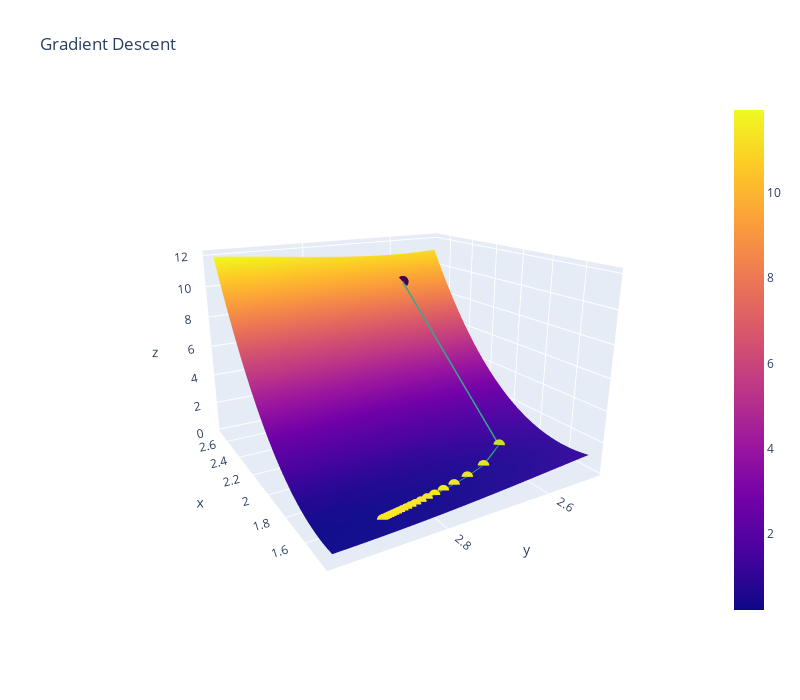

Notebook code for this chart:
### Code cell
# Run me to see another 3D plot (gradient descent with decaying alpha)
plot_3d(thetas_decay[:, 0], thetas_decay[:, 1], loss_decay, average_squared_loss, sin_model, x, y)

### Figure 1 — Plotly figure (JSON) as saved in the notebook; plotly's stock layout.template omitted (floating-point values rounded to 4 significant figures; data arrays with more than 128 entries replaced by an {"elided": "..."} marker saying what was removed)
{"data": [{"line": {"color": "rgb(50,170, 140)", "width": 3}, "marker": {"color": [-9.285, -0.9288, -0.6306, -0.5179, -0.4536, -0.4114, -0.3815, -0.3593, -0.3421, -0.3284, -0.3173, -0.3081, -0.3003, -0.2937, -0.2881, -0.2832, -0.2788, -0.275, -0.2716, -0.2686, -0.2659], "colorscale": [[0, "#440154"], [0.1111, "#482878"], [0.2222, "#3e4989"], [0.3333, "#31688e"], [0.4444, "#26828e"], [0.5556, "#1f9e89"], [0.6667, "#35b779"], [0.7778, "#6ece58"], [0.8889, "#b5de2b"], [1, "#fde725"]], "size": 4}, "type": "scatter3d", "x": [2.601, 1.752, 1.661, 1.627, 1.609, 1.597, 1.588, 1.581, 1.576, 1.571, 1.568, 1.565, 1.562, 1.56, 1.557, 1.556, 1.554, 1.552, 1.551, 1.55, 1.549], "y": [2.601, 2.596, 2.658, 2.702, 2.734, 2.759, 2.778, 2.793, 2.806, 2.817, 2.827, 2.835, 2.843, 2.849, 2.855, 2.86, 2.865, 2.869, 2.873, 2.877, 2.881], "z": [9.285, 0.9288, 0.6306, 0.5179, 0.4536, 0.4114, 0.3815, 0.3593, 0.3421, 0.3284, 0.3173, 0.3081, 0.3003, 0.2937, 0.2881, 0.2832, 0.2788, 0.275, 0.2716, 0.2686, 0.2659]}, {"type": "surface", "x": [1.449, 1.474, 1.5, 1.525, 1.551, 1.576, 1.602, 1.628, 1.653, 1.679, 1.704, 1.73, 1.755, 1.781, 1.806, 1.832, 1.858, 1.883, 1.909, 1.934, 1.96, 1.985, 2.011, 2.037, 2.062, 2.088, 2.113, 2.139, 2.164, 2.19, 2.215, 2.241, 2.267, 2.292, 2.318, 2.343, 2.369, 2.394, 2.42, 2.445, 2.471, 2.497, 2.522, 2.548, 2.573, 2.599, 2.624, 2.65, 2.675, 2.701], "y": [2.496, 2.506, 2.516, 2.526, 2.536, 2.545, 2.555, 2.565, 2.575, 2.585, 2.595, 2.605, 2.615, 2.625, 2.634, 2.644, 2.654, 2.664, 2.674, 2.684, 2.694, 2.704, 2.714, 2.723, 2.733, 2.743, 2.753, 2.763, 2.773, 2.783, 2.793, 2.803, 2.812, 2.822, 2.832, 2.842, 2.852, 2.862, 2.872, 2.882, 2.892, 2.901, 2.911, 2.921, 2.931, 2.941, 2.951, 2.961, 2.971, 2.981], "z": {"elided": "50x50 float values"}}], "layout": {"autosize": true, "height": 700, "scene": {"aspectmode": "manual", "aspectratio": {"x": 1, "y": 1, "z": 0.7}, "camera": {"center": {"x": 0, "y": 0, "z": 0}, "eye": {"x": -1.772, "y": 1.043, "z": 0.6768}, "projection": {"type": "perspective"}, "up": {"x": 0, "y": 0, "z": 1}}, "xaxis": {"gridcolor": "rgb(255, 255, 255)", "showbackground": true, "type": "linear", "zerolinecolor": "rgb(255, 255, 255)"}, "yaxis": {"gridcolor": "rgb(255, 255, 255)", "showbackground": true, "type": "linear", "zerolinecolor": "rgb(255, 255, 255)"}, "zaxis": {"gridcolor": "rgb(255, 255, 255)", "showbackground": true, "type": "linear", "zerolinecolor": "rgb(255, 255, 255)"}}, "title": {"text": "Gradient Descent"}, "width": 800}}
